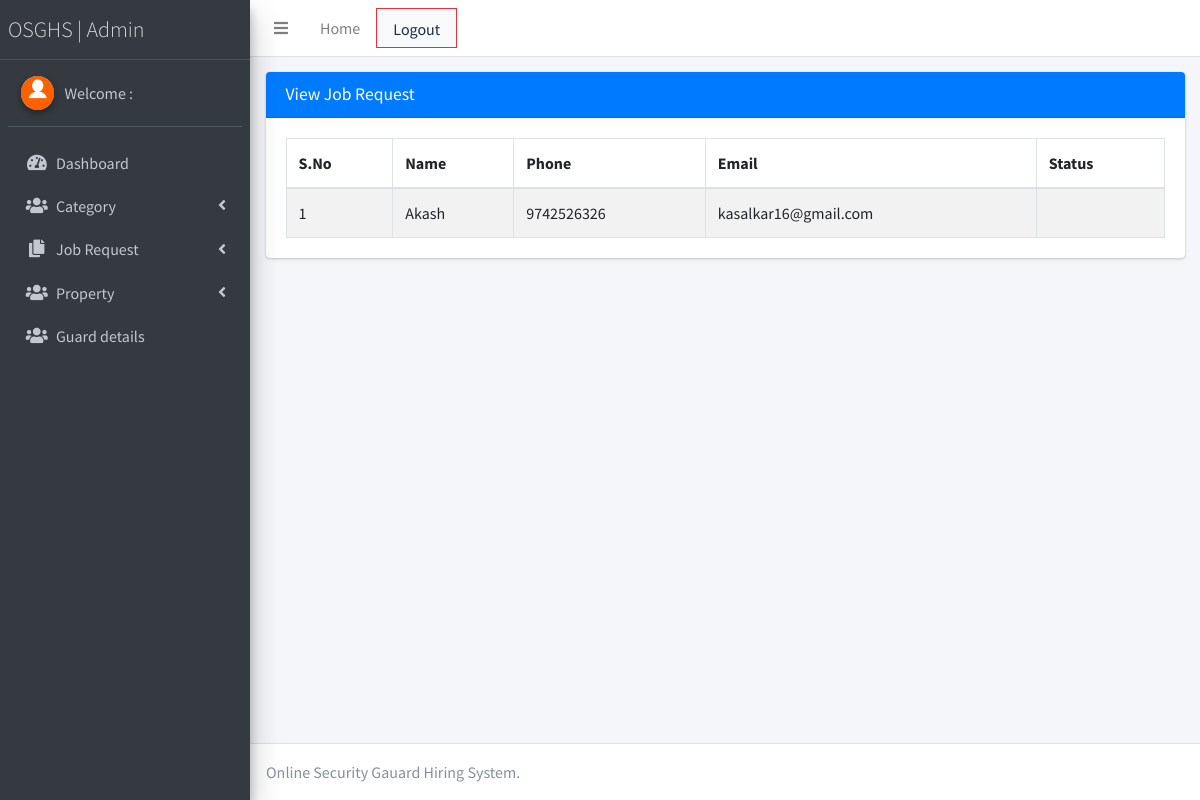
Before: /admin/allJobRequest.php (signed in) with the older database file.
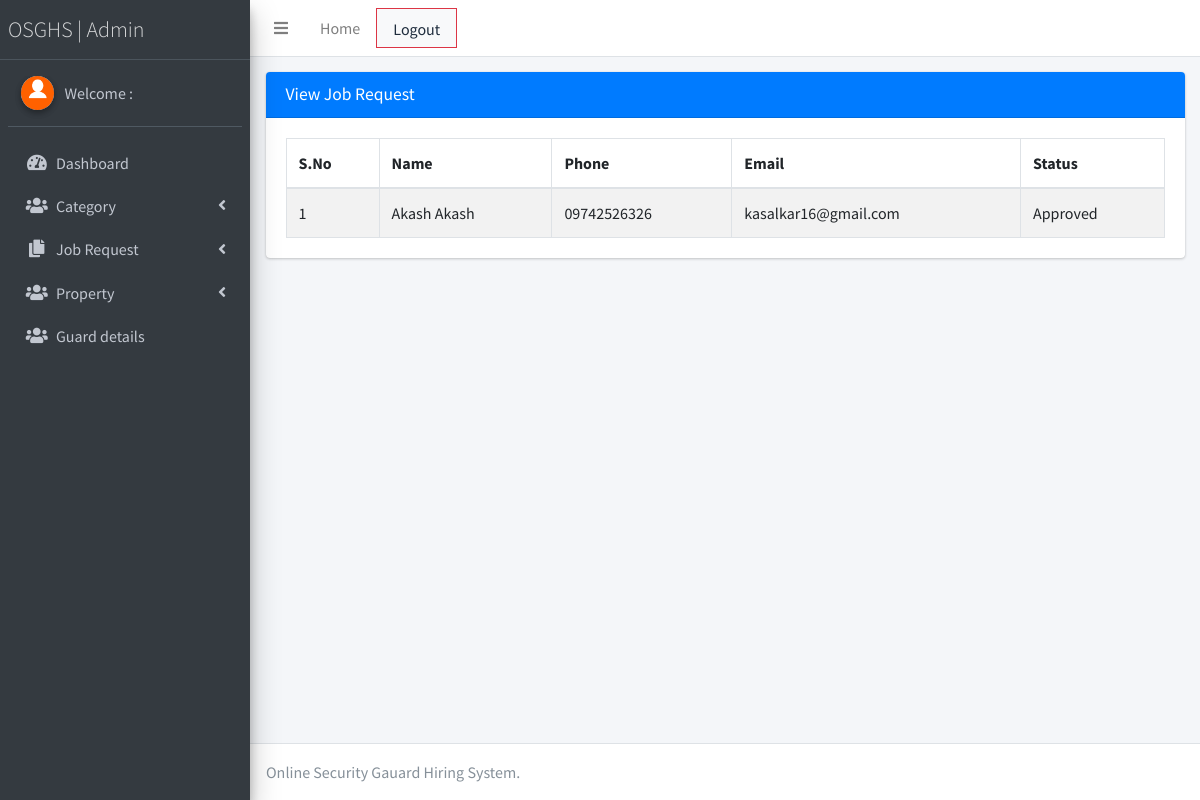
After: the same page with the newer database file.
### tables this page shows
CREATE TABLE `user` (
  `id` int(11) NOT NULL,
  `name` varchar(150) NOT NULL,
  `user_type` varchar(100) NOT NULL,
  `phone` varchar(12) NOT NULL,
  `email` varchar(255) NOT NULL,
  `address` varchar(500) DEFAULT NULL,
  `password` varchar(255) NOT NULL,
  `status` varchar(150) DEFAULT NULL,
  `photo` varchar(200) DEFAULT NULL,
  `created_date` timestamp NOT NULL DEFAULT current_timestamp(),
  `updated_date` timestamp NOT NULL DEFAULT current_timestamp()
);

### admin/allJobRequest.php (the view, shortened to what this page needs)
<?php include_once('./header.php');?>
<?php include_once('./sidebar.php');?>
  <div class="content-wrapper">
    <div class="content-header">
      <div class="container-fluid">
        <div class="row mb-2">
        <div class="col-12">
        <div class="card">
          <div class="card-header bg-primary">
            <h3 class="card-title ">View Job Request</h3>
          </div>
          <div class="card-body">
            <table id="example1" class="table table-bordered table-striped">
              <thead>
              <tr>
                <th>S.No</th>
                <th>Name</th>
                <th>Phone</th>
                <th>Email</th>
                <th>Status</th>
              </tr>
              </thead>
               <tbody>
                    <?php
                        $qry="select * from user where user_type='user'";
                        $exc=mysqli_query($con,$qry);
                        $i=1;
                        while($row=mysqli_fetch_array($exc)){
                            ?>
                            <tr>
                                <td><?php echo $i ?></td>
                                <td><?php echo $row['name'] ?></td>
                                <td><?php echo $row['phone'] ?></td>
                                <td><?php echo $row['email'] ?></td>
                                <td><?php echo $row['status'] ?></td>
                            </tr>
                            <?php
                        }
                    ?>
               </tbody>
            </table>
          </div>
        </div>
      </div>
      </div>
    </div>
      </div>
  </div>
  <?php include_once('./footer.php');?>

Changed rows visible on the page:
removed user: name "Akash", phone "9742526326", email "kasalkar16@gmail.com"
added user: name "Akash Akash", phone "09742526326", email "kasalkar16@gmail.com", status "Approved"
